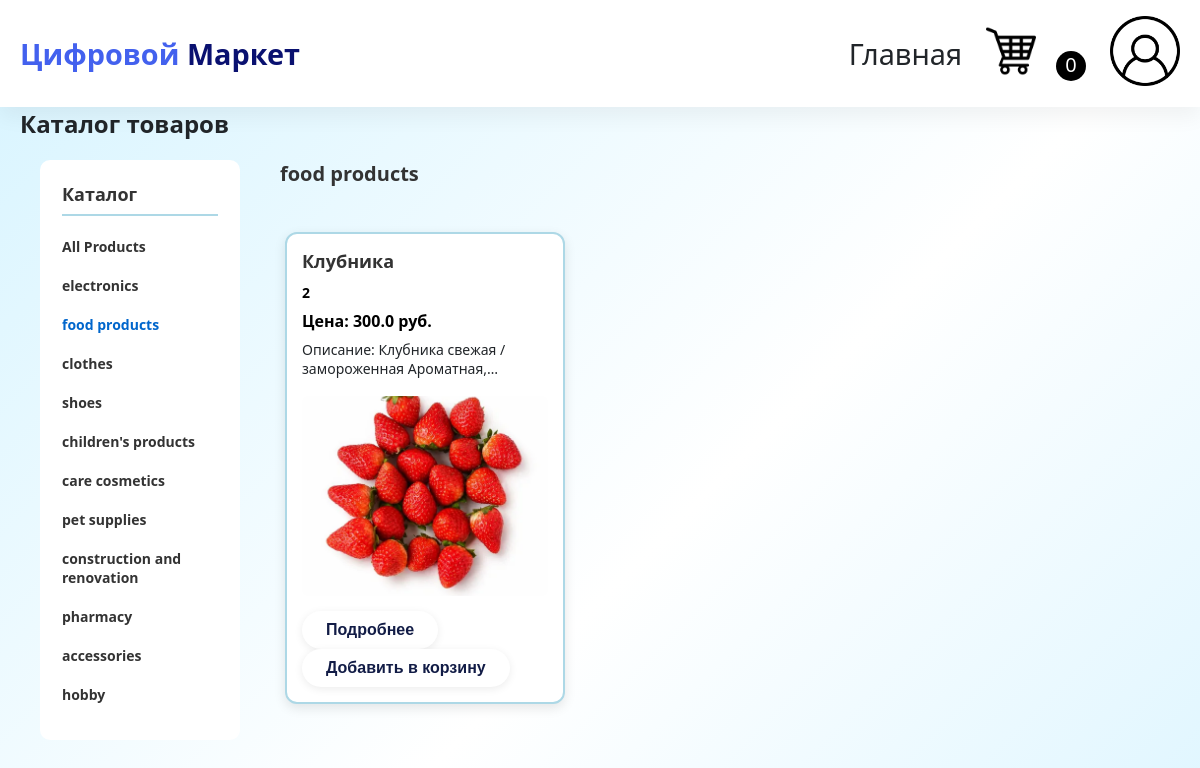
Page /?type_products=2 on the committed database.
### tables this page shows
CREATE TABLE Type_products (
            id iNTEGER PRIMARY KEY AUTOINCREMENT,
            name TEXT NOT NULL

        );

CREATE TABLE products (
                   id INTEGER PRIMARY KEY AUTOINCREMENT,
                   name TEXT NOT NULL,
                   price REAL NOT NULL,
                   type_products INTEGER,
                   description TEXT DEFAULT "",
                   image TEXT DEFAULT "",
                   FOREIGN KEY (type_products) REFERENCES Type_products(id)
    
            );

### app.py (the view)
@app.route("/")
def index():
    products = database.get_products()
    type_products = database.get_all_type_products()
    selected_type = request.args.get("type_products")
    cur_type = request.args.get("type_products")
    cart = session.get("cart", {})
    cart = database.validate_cart(cart)
    cart_count = len(cart)
    if selected_type == "all" or selected_type == None:
        products = database.get_products()
    else:
        products = database.get_type_products(selected_type)
    print(selected_type)
    return render_template("index.html", products=products, type_products=type_products, cart=cart, cart_count=cart_count, type_user=session.get("type_user"), user_id=session.get("user_id"), cur_type=cur_type)

### app.py (called while the page is built)
@app.context_processor
def utility_processor():
    def get_cart_count():
        cart = session.get("cart", {})
        cart = database.validate_cart(cart)
        return len(cart)
    return dict(cart_count=get_cart_count())

### database.py (called while the page is built)
def get_products():
    conn = sqlite3.connect("shop.db")
    cursor = conn.cursor()
    cursor.execute("""SELECT products.id, products.name, products.price, Type_products.name, products.description, products.image FROM products
                   JOIN Type_products ON products.type_products = Type_products.id""")
    products = cursor.fetchall()
    conn.close()
    return products

def get_type_products(type_products):
    conn = sqlite3.connect("shop.db")
    cursor = conn.cursor()
    cursor.execute("""SELECT * FROM products WHERE type_products = ? """, (type_products, ))
    products = cursor.fetchall()
    conn.close()
    return products

def get_all_type_products():
    conn = sqlite3.connect("shop.db")
    cursor = conn.cursor()
    cursor.execute("""SELECT * FROM Type_products """)
    products = cursor.fetchall()
    conn.close()
    return products

def validate_cart(cart):
    conn = sqlite3.connect("shop.db")
    cursor = conn.cursor()
    ids = list(cart.keys())
    for i in ids:
        cursor.execute("SELECT * FROM products WHERE id=?", (int(i),))
        product = cursor.fetchone()
        if not product:
            del cart[i]
    return cart

### templates/index.html (shortened to what this page needs)
<!DOCTYPE html>
<html lang="en">
<head>
    <link rel="stylesheet" href="{{ url_for('static', filename='css/style.css') }}">
</head>
<body>
    {% include '_navbar.html' %}
    <div class="container">
        <h2>Каталог товаров</h2>
            <div class="index-layout">
        <div class="catalog-sidebar">
            <h3>Каталог</h3>
            <ul class="catalog-list">
                <li><a href="{{ url_for('index') }}" {% if not cur_type or cur_type == 'all' %}class="active"{% endif %}>All Products</a></li>
                {% for type in type_products %}
                <li>
                    <a href="{{ url_for('index', type_products=type[0]) }}"
                       {% if cur_type == type[0]|string %}class="active"{% endif %}>
                        {{ type[1] }}
                    </a>
                </li>
                {% endfor %}
            </ul>
        </div>
             <div class="products-right">
                <h2>
                    {% if not cur_type or cur_type == 'all' %}
                    {% else %}
                        {% for type in type_products %}
                            {% if type[0] == cur_type|int %}
                                {{ type[1] }}
                            {% endif %}
                        {% endfor %}
                    {% endif %}
                </h2>
                <div class="products-row">
                        <div class="products">
                            {% for product in products %}
                                <div class="product">
                                    <h3>{{ product[1] }}</h3>
                                    <p>{{ product[3] }}</p>
                                    <p>Цена: {{ product[2] }} руб.</p>
                                    <p class="product-description">Описание: {{ product[4] }}</p>
                                    {% if product[5] %}
                                        <img src="{{ product[5] }}" width="200">
                                    {% endif %}
                                    <a href="{{ url_for('product', product_id=product[0]) }}"><button class="btn">Подробнее</button></a>
                                    <a href="{{ url_for('add_to_cart', product_id=product[0]) }}"><button class="btn">Добавить в корзину</button></a>
                                </div>
                            {% endfor %}
                        </div>
                </div>
            </div>
        </div>
    </div>
</body>
</html>

### static/css/style.css (style rules this page uses)
.product { border: 1px solid #272727; padding: 10px; width: 250px; margin: 5px; border-radius: 10px; box-shadow: 5px 5px 10px rgba(0, 0, 0, 0.5); }
* { margin: 0; padding: 0; box-sizing: border-box; }
:root { --primary: #4361ee; --primary-dark: #3a0ca3; --danger: #e63946; --light-gray: #e9ecef; --shadow: 0 10px 20px rgba(0,0,0,0.05); --border-radius: 12px; }
body { font-family: 'Segoe UI', Tahoma, Geneva, Verdana, sans-serif; background-color: #f5f7fb; color: #212529; }
.container { max-width: 1280px; margin: 0 auto; padding: 0 20px; }
.btn { display: inline-block; padding: 10px 24px; font-size: 1rem; font-weight: 600; text-align: center; text-decoration: none; border-radius: 40px; border: none; cursor: pointer; transition: all 0.2s ease; background: white; color: #121c46; box-shadow: 0 2px 8px rgba(0, 0, 0, 0.08); }
.index-layout { display: flex; max-width: 1200px; margin: 20px auto; padding: 0 20px; gap: 40px; }
.catalog-sidebar { width: 200px; flex-shrink: 0; }
.catalog-sidebar h3 { font-size: 18px; font-weight: 600; margin-bottom: 15px; color: #333; }
.catalog-list { list-style: none; padding: 0; margin: 0; }
.catalog-list li { margin-bottom: 8px; }
.catalog-list a { text-decoration: none; color: #333; font-size: 14px; display: block; padding: 4px 0; transition: color 0.2s; }
.catalog-list a.active { color: #0066cc; font-weight: 500; }
.products-right { flex: 1; }
.products-right h2 { font-size: 20px; margin-bottom: 20px; color: #333; }
.products-row { display: flex; flex-wrap: wrap; gap: 20px; }
.catalog-sidebar { width: 200px; flex-shrink: 0; border: 2px solid #ffffff; border-radius: 10px; padding: 20px; background: white; display: flex; flex-direction: column; }
.catalog-sidebar ul { flex: 1; display: flex; flex-direction: column; justify-content: space-between; }
.catalog-sidebar h3 { font-size: 18px; font-weight: 800; margin-bottom: 15px; color: #333; padding-bottom: 8px; border-bottom: 2px solid #add8e6; }
.catalog-list a { text-decoration: none; color: #333; font-size: 14px; font-weight: 700; display: block; padding: 6px 0; transition: color 0.2s; }
.catalog-list a.active { color: #0066cc; font-weight: 800; }
.products { display: flex; flex-wrap: wrap; gap: 20px; margin-top: 20px; }
.product { background: white; border: 2px solid #add8e6; border-radius: 12px; padding: 15px; width: 280px; max-width: 100%; box-shadow: 0 4px 12px rgba(0,0,0,0.1); transition: transform 0.2s; }
.products { display: flex; flex-wrap: wrap; gap: 20px; justify-content: flex-start; margin-top: 20px; }
.product h3 { font-weight: 800; font-size: 18px; margin-bottom: 10px; color: #333; }
.product p { margin: 8px 0; font-size: 14px; }
.product p:first-of-type { font-weight: 600; color: #000000; }
.product p:nth-of-type(2) { font-weight: 800; color: #000000; font-size: 16px; }
.product img { width: 100%; height: 200px; object-fit: cover; border-radius: 8px; margin: 10px 0; }
body { background: linear-gradient(135deg, #d7f4ff 0%, #ffffff 30%, #e0f6ff 50%, #aebafa 100%); background-size: 200% 200%; animation: gradientShift 4s ease infinite; min-height: 100vh; }
.product-description { display: -webkit-box; -webkit-line-clamp: 2; -webkit-box-orient: vertical; overflow: hidden; text-overflow: ellipsis; word-break: break-word; }

### rows in the picture
Type_products: name "electronics"
Type_products: name "food products"
Type_products: name "clothes"
Type_products: name "shoes"
Type_products: name "children's products"
Type_products: name "care cosmetics"
Type_products: name "pet supplies"
Type_products: name "construction and renovation"
Type_products: name "pharmacy"
Type_products: name "accessories"
Type_products: name "hobby"
products: name "Клубника", type_products "2", price "300.0", description "Клубника свежая / замороженная…"
